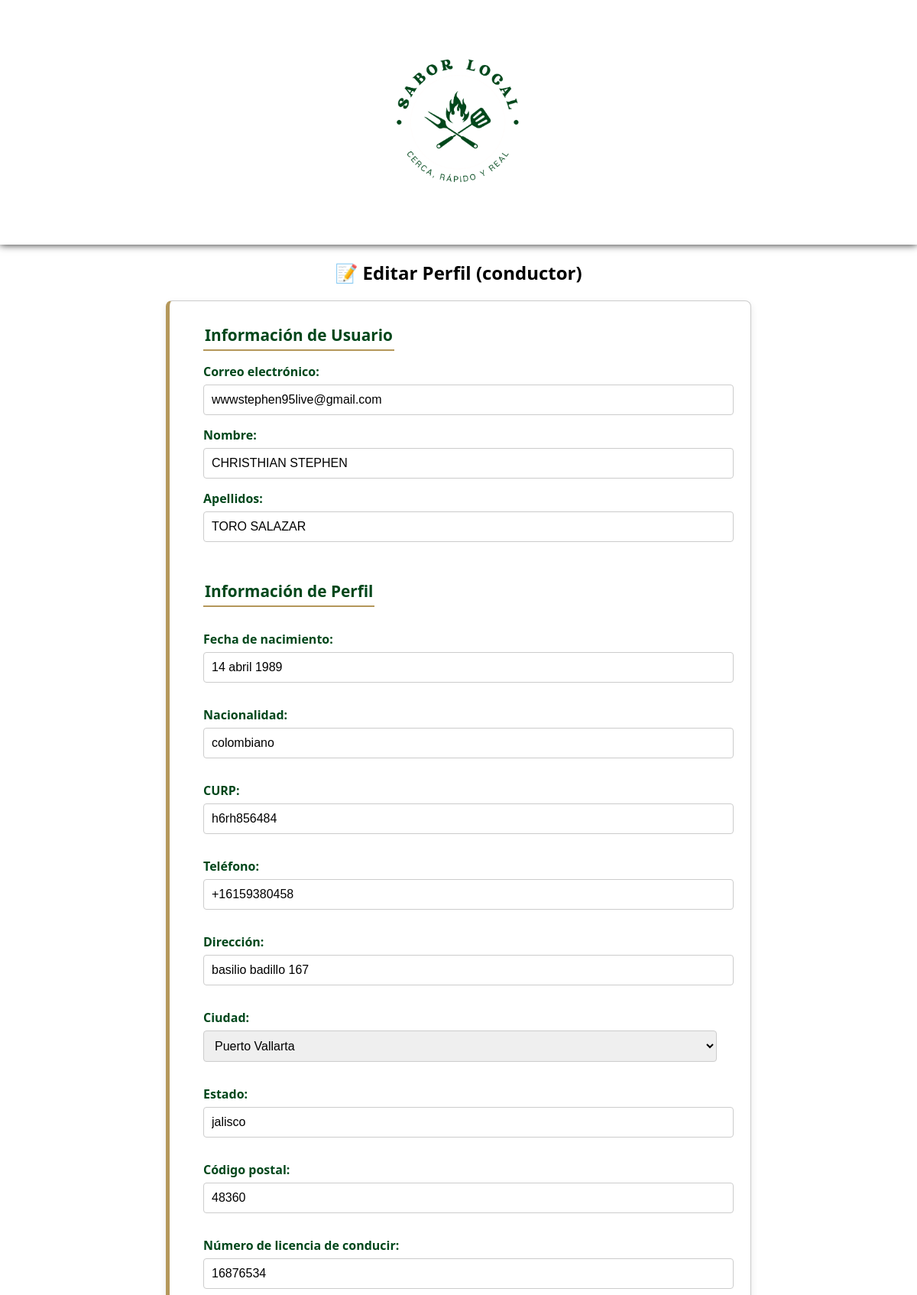
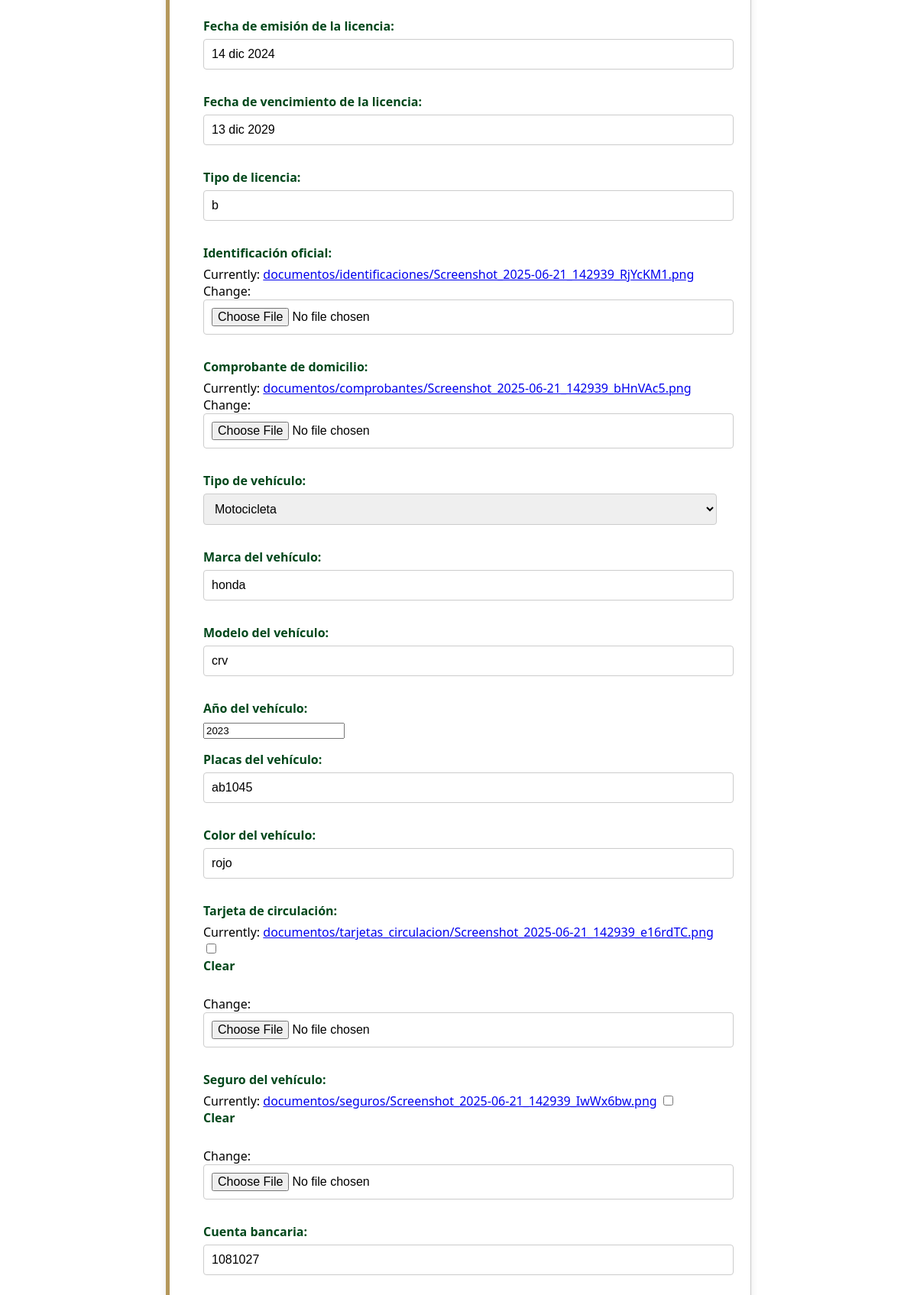
Screenshot of /profile/edit/ (signed in, upper part) with the database file from the repository (2 pictures, top to bottom).
### ventasapp/models.py (models this page shows, shortened)
class ConductorUser(models.Model):
    TIPO_VEHICULO_CHOICES = [
        ('auto', 'Automóvil'),
        ('moto', 'Motocicleta'),
        ('bicicleta', 'Bicicleta'),
        ('pie', 'A pie'),
    ]
    ROLE_CHOICES = [
        ('business_owner', 'Propietario de Negocio'),
        ('conductor', 'Conductor'),
    ]
    role = models.CharField(max_length=20, choices=ROLE_CHOICES, default='concierge',verbose_name='Rol')
    user = models.OneToOneField(User, on_delete=models.CASCADE, verbose_name='Usuario',null=True,blank=True)
    fecha_nacimiento =  models.CharField(max_length=100)
    nacionalidad = models.CharField(max_length=100)
    curp = models.CharField(max_length=18, unique=True)
    telefono = models.CharField(max_length=15)
    direccion = models.CharField(max_length=100)
    city = models.CharField(max_length=50, choices=CITIES,verbose_name='Ciudad',blank=True,default=True)
    estado = models.CharField(max_length=100)
    codigo_postal = models.CharField(max_length=10)
    licencia_numero = models.CharField(max_length=20)
    licencia_fecha_emision = models.CharField(max_length=100)
    licencia_fecha_vencimiento = models.CharField(max_length=100)
    licencia_tipo = models.CharField(max_length=50)
    identificacion_oficial = models.FileField(upload_to='documentos/identificaciones/')
    comprobante_domicilio = models.FileField(upload_to='documentos/comprobantes/')
    tipo_vehiculo = models.CharField(max_length=20, choices=TIPO_VEHICULO_CHOICES)
    marca_vehiculo = models.CharField(max_length=50, blank=True, null=True)
    modelo_vehiculo = models.CharField(max_length=50, blank=True, null=True)
    anio_vehiculo = models.PositiveIntegerField(blank=True, null=True)
    placas = models.CharField(max_length=20, blank=True, null=True)
    color_vehiculo = models.CharField(max_length=30, blank=True, null=True)
    tarjeta_circulacion = models.FileField(upload_to='documentos/tarjetas_circulacion/', blank=True, null=True)
    seguro_vehiculo = models.FileField(upload_to='documentos/seguros/', blank=True, null=True)
    cuenta_bancaria = models.CharField(max_length=30)
    clabe = models.CharField(max_length=18)
    banco = models.CharField(max_length=100)
    titular_cuenta = models.CharField(max_length=100)
    zonas_operacion = models.CharField(max_length=200)
    dias_disponibles = models.CharField(max_length=100)
    horarios_disponibles = models.CharField(max_length=100)
    antecedentes_penales = models.FileField(upload_to='documentos/antecedentes/', blank=True, null=True)
    foto_selfie = models.ImageField(upload_to='documentos/fotos/')
    firma_digital = models.FileField(upload_to='documentos/firmas/', blank=True, null=True)
    is_approved = models.BooleanField(default=False,verbose_name='Aprobado/Sin Aprobar')
    fecha_registro = models.DateTimeField(auto_now_add=True)

### ventasapp/views.py (the view, shortened to what this page needs)
# urls.py: path('profile/edit/', views.edit_profile, name='edit_profile'),
@login_required
def edit_profile(request):
    user = request.user
    try:
        profile = user.userprofile
    except UserProfile.DoesNotExist:
        try:
            profile = user.conductoruser
        except ConductorUser.DoesNotExist:
            return redirect('not_authorized')
    original_role = profile.role  # Bloquea el cambio de rol
    user_form = EditUserForm(request.POST or None, instance=user)
    if original_role == 'business_owner':
        profile_form = EditBusinessOwnerProfileForm(
            request.POST or None, request.FILES or None, instance=profile
        )
    elif original_role == 'conductor':
        profile_form = EditarConductorProfile(  # ✅ CAMBIO AQUÍ
            request.POST or None, request.FILES or None, instance=profile
        )
    else:
        return redirect('not_authorized')
    return render(request, 'editar_perfil_usuario.html', {
        'user_form': user_form,
        'profile_form': profile_form,
    })

### ventasapp/forms.py (shortened to what this page needs)
class EditUserForm(forms.ModelForm):
    password = forms.CharField(
        label="Nueva contraseña",
        widget=forms.PasswordInput,
        required=False,
    )
    password_confirm = forms.CharField(
        label="Confirmar nueva contraseña",
        widget=forms.PasswordInput,
        required=False,
    )
    class Meta:
        model = User
        fields = ['email', 'first_name', 'last_name']
        labels = {
            'first_name': 'Nombre',
            'last_name': 'Apellidos',
            'email': 'Correo electrónico',
        }

class EditarConductorProfile(forms.ModelForm):
    class Meta:
        model = ConductorUser
        fields = [
            'fecha_nacimiento', 'nacionalidad', 'curp', 'telefono', 'direccion', 'city', 'estado',
            'codigo_postal', 'licencia_numero', 'licencia_fecha_emision', 'licencia_fecha_vencimiento',
            'licencia_tipo', 'identificacion_oficial', 'comprobante_domicilio', 'tipo_vehiculo',
            'marca_vehiculo', 'modelo_vehiculo', 'anio_vehiculo', 'placas', 'color_vehiculo',
            'tarjeta_circulacion', 'seguro_vehiculo', 'cuenta_bancaria', 'clabe', 'banco',
            'titular_cuenta', 'zonas_operacion', 'dias_disponibles', 'horarios_disponibles',
            'antecedentes_penales', 'foto_selfie', 'firma_digital'
        ]
        labels = labels  # Usas el diccionario "labels" que ya tienes en ventasapp.labels

### ventasapp/templates/editar_perfil_usuario.html (shortened to what this page needs)
<!DOCTYPE html>
<html lang="en">
<head>
    {% load static %}
    <link rel="stylesheet" type="text/css" href="{% static '/css/editar_perfiles.css' %}">
    <link rel="stylesheet" type="text/css" href="{% static '/css/headers.css'%}">
    <link rel="stylesheet" type="text/css" href="{% static '/css/footers.css'%}">
</head>
<header>
    <div class="logo">
        <img src="{% static '/images/logo.png' %}" alt="Logo">
    </div>
</header>
<body>
<div class="body">
<h2>📝 Editar Perfil  ({{user.username}})</h2>
<form method="post" enctype="multipart/form-data">
  <fieldset>
    <legend>Información de Usuario</legend>
    {{ user_form.email.label_tag }} {{ user_form.email }}
    {{ user_form.first_name.label_tag }} {{ user_form.first_name }}
    {{ user_form.last_name.label_tag }} {{ user_form.last_name }}
  </fieldset>
  <fieldset>
    <legend>Información de Perfil</legend>
    {{ profile_form.as_p }}
  </fieldset>
</form>
</div>
</body>
</html>

### ventasapp/static/css/editar_perfiles.css (style rules this page uses)
body { font-family: 'Segoe UI', sans-serif; background-color: #f9f9f9; margin: 0; padding: 20px; }
form { max-width: 700px; margin: auto; background: white; border: 1px solid #ccc; border-left: 5px solid #b4975a; padding: 30px; box-shadow: 0 4px 10px rgba(0, 0, 0, 0.1); border-radius: 8px; }
fieldset { border: none; margin-bottom: 25px; }
legend { font-size: 1.3em; font-weight: bold; color: #00471b; margin-bottom: 10px; padding-bottom: 5px; border-bottom: 2px solid #b4975a; }
label { display: block; margin-bottom: 6px; font-weight: 600; color: #00471b; }
input[type="text"], input[type="email"], input[type="password"], input[type="file"], select, textarea { width: 100%; padding: 10px; border: 1px solid #ccc; border-radius: 4px; margin-bottom: 15px; font-size: 1em; }
.body h2, .body .back-btn { max-width:900px; width:100%; display:flex; margin:20px auto; justify-content: center; align-items: center; }

### ventasapp/static/css/headers.css (style rules this page uses)
body, html { margin: 0; padding: 0; }
body { background-color:#fff; }
header { width:100%; height:40vh; background:#ffff; display:flex; flex-direction: column; justify-content: center; align-items: center; box-sizing: border-box; animation:slideIn 1s .1s ease-in-out; box-shadow: 0 0 10px #1f1f1f; }
.logo,.logo img { max-width:170px; width:100%; margin:auto; }

### rows the page displays
ConductorUser: fecha_nacimiento "14 abril 1989", nacionalidad "colombiano", curp "h6rh856484", telefono "+16159380458", direccion "basilio badillo 167", city "Puerto Vallarta", estado "jalisco", codigo_postal "48360", licencia_numero "16876534", licencia_fecha_emision "14 dic 2024", licencia_fecha_vencimiento "13 dic 2029", licencia_tipo "b", tipo_vehiculo "Motocicleta", marca_vehiculo "honda", modelo_vehiculo "crv", anio_vehiculo "2023", placas "ab1045", color_vehiculo "rojo", cuenta_bancaria "1081027"

### other values shown
{{ user.username }} "conductor"
{{ user_form.email.label_tag }} "Correo electrónico:"
{{ user_form.first_name.label_tag }} "Nombre:"
{{ user_form.last_name.label_tag }} "Apellidos:"
